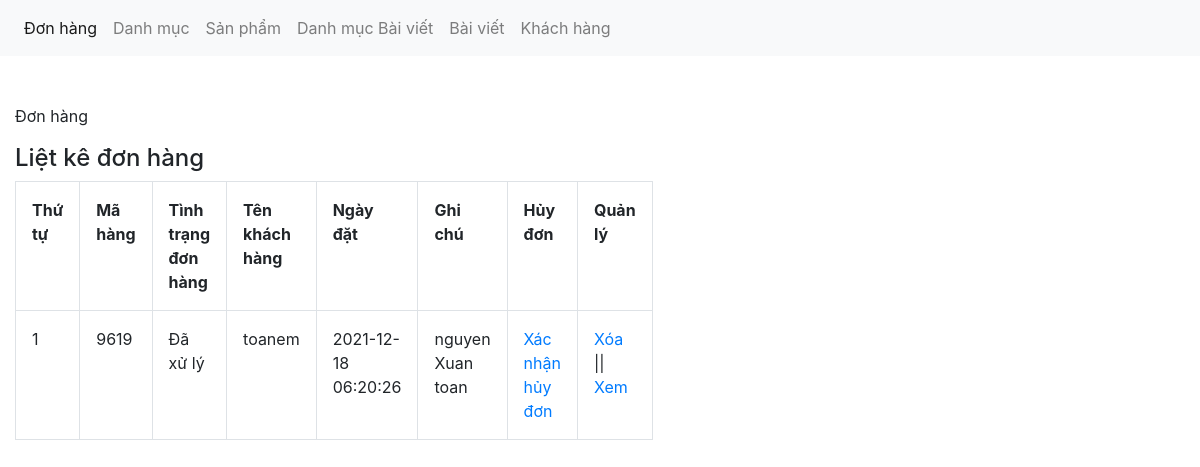
Page /admin/xulydonhang.php on the committed database.
### tables this page shows
CREATE TABLE `tbl_donhang` (
  `donhang_id` int(11) NOT NULL,
  `sanpham_id` int(11) NOT NULL,
  `soluong` int(11) NOT NULL,
  `mahang` varchar(50) NOT NULL,
  `khachhang_id` int(11) NOT NULL,
  `ngaythang` timestamp NOT NULL DEFAULT current_timestamp() ON UPDATE current_timestamp(),
  `tinhtrang` int(11) NOT NULL,
  `huydon` int(11) NOT NULL DEFAULT 0
);

CREATE TABLE `tbl_khachhang` (
  `khachhang_id` int(11) NOT NULL,
  `name` varchar(100) NOT NULL,
  `phone` varchar(50) NOT NULL,
  `address` varchar(200) NOT NULL,
  `note` text NOT NULL,
  `email` varchar(150) NOT NULL,
  `password` varchar(100) NOT NULL,
  `giaohang` int(11) NOT NULL
);

### admin/xulydonhang.php (the view, shortened to what this page needs)
<?php
	include('../db/connect.php');
?>
<!DOCTYPE html>
<html lang="en">
<head>
	<link href="../css/bootstrap.css" rel="stylesheet" type="text/css" media="all" />
</head>
<body>
	<nav class="navbar navbar-expand-lg navbar-light bg-light">
	  <div class="collapse navbar-collapse" id="navbarNav">
	    <ul class="navbar-nav">
	      <li class="nav-item active">
	        <a class="nav-link" href="xulydonhang.php">Đơn hàng <span class="sr-only">(current)</span></a>
	      </li>
	      <li class="nav-item">
	        <a class="nav-link" href="xulydanhmuc.php">Danh mục</a>
	      </li>
	      <li class="nav-item">
	        <a class="nav-link" href="xulysanpham.php">Sản phẩm</a>
	      </li>
	       <li class="nav-item">
	        <a class="nav-link" href="xulydanhmucbaiviet.php">Danh mục Bài viết</a>
	      </li>
	         <li class="nav-item">
	        <a class="nav-link" href="xulybaiviet.php">Bài viết</a>
	      </li>
	       <li class="nav-item">
	         <a class="nav-link" href="xulykhachhang.php">Khách hàng</a>
	      </li>
	    </ul>
	  </div>
	</nav><br><br>
	<div class="container-fluid">
		<div class="row">
			 <?php
			if(isset($_GET['quanly'])=='xemdonhang'){
				$mahang = $_GET['mahang'];
				$sql_chitiet = mysqli_query($con,"SELECT * FROM tbl_donhang,tbl_sanpham WHERE tbl_donhang.sanpham_id=tbl_sanpham.sanpham_id AND tbl_donhang.mahang='$mahang'");
				?>
				<div class="col-md-7">
				<p>Xem chi tiết đơn hàng</p>
			<form action="" method="POST">
				<table class="table table-bordered ">
					<tr>
						<th>Thứ tự</th>
						<th>Mã hàng</th>
						<th>Tên sản phẩm</th>
						<th>Số lượng</th>
						<th>Giá</th>
						<th>Tổng tiền</th>
						<th>Ngày đặt</th>
					</tr>
					<?php
					$i = 0;
					while($row_donhang = mysqli_fetch_array($sql_chitiet)){
						$i++;
					?>
					<tr>
						<td><?php echo $i; ?></td>
						<td><?php echo $row_donhang['mahang']; ?></td>
						<td><?php echo $row_donhang['sanpham_name']; ?></td>
						<td><?php echo $row_donhang['soluong']; ?></td>
						<td><?php echo $row_donhang['sanpham_giakhuyenmai']; ?></td>
						<td><?php echo number_format($row_donhang['soluong']*$row_donhang['sanpham_giakhuyenmai']).'vnđ'; ?></td>
						<td><?php echo $row_donhang['ngaythang'] ?></td>
						<input type="hidden" name="mahang_xuly" value="<?php echo $row_donhang['mahang'] ?>">
					</tr>
					 <?php
					}
					?>
				</table>
				<select class="form-control" name="xuly">
					<option value="1">Đã xử lý | Giao hàng</option>
					<option value="0">Chưa xử lý</option>
				</select><br>
				<input type="submit" value="Cập nhật đơn hàng" name="capnhatdonhang" class="btn btn-success">
			</form>
				</div>
			<?php
			}else{
				?>
				<div class="col-md-7">
					<p>Đơn hàng</p>
				</div>
				<?php
			}
				?>
			<div class="col-md-5">
				<h4>Liệt kê đơn hàng</h4>
				<?php
				$sql_select = mysqli_query($con,"SELECT * FROM tbl_sanpham,tbl_khachhang,tbl_donhang WHERE tbl_donhang.sanpham_id=tbl_sanpham.sanpham_id AND tbl_donhang.khachhang_id=tbl_khachhang.khachhang_id GROUP BY mahang ");
				?>
				<table class="table table-bordered ">
					<tr>
						<th>Thứ tự</th>
						<th>Mã hàng</th>
						<th>Tình trạng đơn hàng</th>
						<th>Tên khách hàng</th>
						<th>Ngày đặt</th>
						<th>Ghi chú</th>
						<th>Hủy đơn</th>
						<th>Quản lý</th>
					</tr>
					<?php
					$i = 0;
					while($row_donhang = mysqli_fetch_array($sql_select)){
						$i++;
					?>
					<tr>
						<td><?php echo $i; ?></td>
						<td><?php echo $row_donhang['mahang']; ?></td>
						<td><?php
							if($row_donhang['tinhtrang']==0){
								echo 'Chưa xử lý';
							}else{
								echo 'Đã xử lý';
							}
						?></td>
						<td><?php echo $row_donhang['name']; ?></td>
						<td><?php echo $row_donhang['ngaythang'] ?></td>
						<td><?php echo $row_donhang['note'] ?></td>
						<td><?php if($row_donhang['huydon']==0){ }elseif($row_donhang['huydon']==1){
							echo '<a href="xulydonhang.php?quanly=xemdonhang&mahang='.$row_donhang['mahang'].'&xacnhanhuy=2">Xác nhận hủy đơn</a>';
						}else{
							echo 'Đã hủy';
						}
						?></td>
						<td><a href="?xoadonhang=<?php echo $row_donhang['mahang'] ?>">Xóa</a> || <a href="?quanly=xemdonhang&mahang=<?php echo $row_donhang['mahang'] ?>">Xem </a></td>
					</tr>
					 <?php
					}
					?>
				</table>
			</div>
		</div>
	</div>
</body>
</html>

### rows in the picture
tbl_donhang: mahang "9619", tinhtrang "Đã xử lý", khachhang.name "toanem", ngaythang "2021-12-18 06:20:26", khachhang.note "nguyen Xuan toan"
